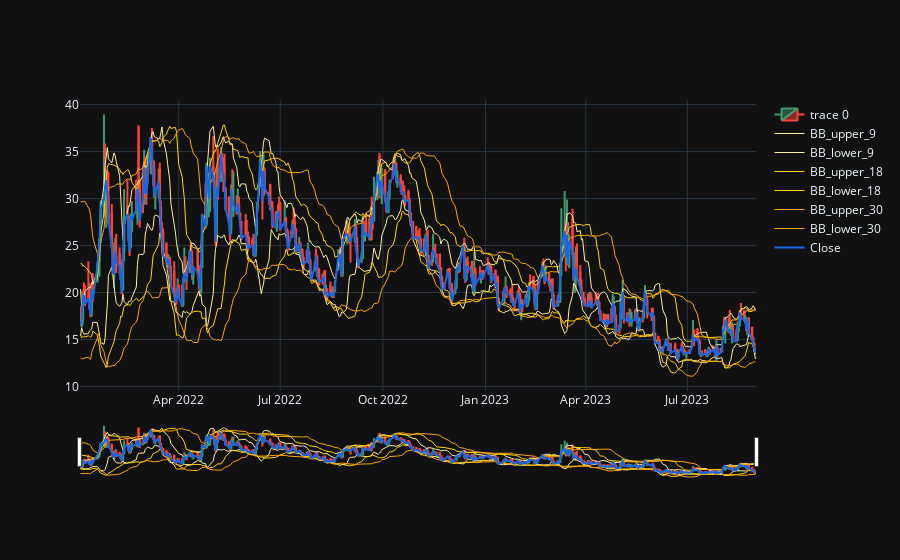

This figure's notebook cell:
### Code cell
viz_df_2 = OHLC_df.copy(deep=True)
viz_df_2 = viz_df_2.merge(bb_indicators_df, on='Date', how='left')
viz_df_2 = viz_df_2[viz_df_2['Date'] >= '2022-01-01']

fig = go.Figure(data=[go.Candlestick(x=viz_df_2['Date'],
                open=viz_df_2['Open'],
                high=viz_df_2['High'],
                low=viz_df_2['Low'],
                close=viz_df_2['Close']),

                go.Scatter(x=viz_df_2['Date'], y=viz_df_2['BB_upper_9'],  line=dict(color='#FFEDA0 '   , width=1), name='BB_upper_9'),
                go.Scatter(x=viz_df_2['Date'], y=viz_df_2['BB_lower_9'],  line=dict(color='#FFEDA0 '   , width=1), name='BB_lower_9'),
                go.Scatter(x=viz_df_2['Date'], y=viz_df_2['BB_upper_18'],  line=dict(color='#FFD700  ' , width=1), name='BB_upper_18'),
                go.Scatter(x=viz_df_2['Date'], y=viz_df_2['BB_lower_18'],  line=dict(color='#FFD700  ' , width=1), name='BB_lower_18'),
                go.Scatter(x=viz_df_2['Date'], y=viz_df_2['BB_upper_30'], line=dict(color='#FFA500    ', width=1), name='BB_upper_30'),
                go.Scatter(x=viz_df_2['Date'], y=viz_df_2['BB_lower_30'], line=dict(color='#FFA500    ', width=1), name='BB_lower_30'),
                go.Scatter(x=viz_df_2['Date'], y=viz_df_2['Close'],       line=dict(color='#1966e3    ', width=2), name='Close'),
                        ])

fig.update_layout(xaxis_rangeslider_visible=True)
fig.show()

### Figure 1 — Plotly figure (JSON) as saved in the notebook; plotly's stock layout.template omitted (floating-point values rounded to 4 significant figures; data arrays with more than 128 entries replaced by an {"elided": "..."} marker saying what was removed)
{"data": [{"close": {"elided": "418 float values"}, "high": {"elided": "418 float values"}, "low": {"elided": "418 float values"}, "open": {"elided": "418 float values"}, "type": "candlestick", "x": {"elided": "418 str values"}}, {"line": {"color": "#FFEDA0 ", "width": 1}, "name": "BB_upper_9", "type": "scatter", "x": {"elided": "418 str values"}, "y": {"elided": "418 float values"}}, {"line": {"color": "#FFEDA0 ", "width": 1}, "name": "BB_lower_9", "type": "scatter", "x": {"elided": "418 str values"}, "y": {"elided": "418 float values"}}, {"line": {"color": "#FFD700  ", "width": 1}, "name": "BB_upper_18", "type": "scatter", "x": {"elided": "418 str values"}, "y": {"elided": "418 float values"}}, {"line": {"color": "#FFD700  ", "width": 1}, "name": "BB_lower_18", "type": "scatter", "x": {"elided": "418 str values"}, "y": {"elided": "418 float values"}}, {"line": {"color": "#FFA500    ", "width": 1}, "name": "BB_upper_30", "type": "scatter", "x": {"elided": "418 str values"}, "y": {"elided": "418 float values"}}, {"line": {"color": "#FFA500    ", "width": 1}, "name": "BB_lower_30", "type": "scatter", "x": {"elided": "418 str values"}, "y": {"elided": "418 float values"}}, {"line": {"color": "#1966e3    ", "width": 2}, "name": "Close", "type": "scatter", "x": {"elided": "418 str values"}, "y": {"elided": "418 float values"}}], "layout": {"xaxis": {"rangeslider": {"visible": true}}}}
